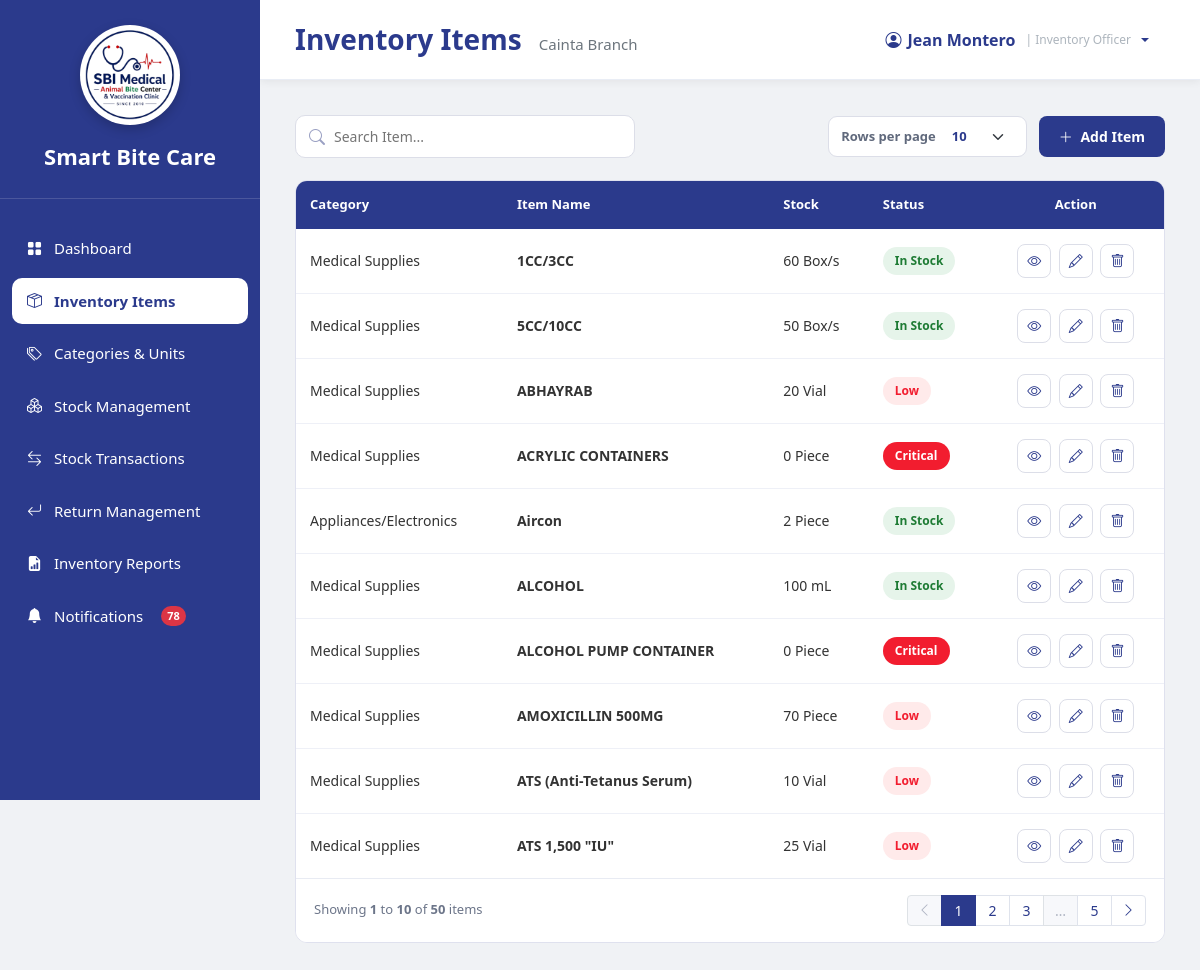
Screenshot of /InventoryOfficer_InventoryItems.php (signed in) with the database file from the repository.
### tables this page shows
CREATE TABLE `users` (
  `user_id` int(11) NOT NULL,
  `branch_id` varchar(10) DEFAULT NULL,
  `role_id` int(11) NOT NULL,
  `username` varchar(100) NOT NULL,
  `email` varchar(255) NOT NULL,
  `password` varchar(255) NOT NULL,
  `status` enum('Active','Inactive') DEFAULT 'Active',
  `created_at` timestamp NOT NULL DEFAULT current_timestamp(),
  `last_login` datetime DEFAULT NULL
);

CREATE TABLE `branches` (
  `branch_id` varchar(10) NOT NULL,
  `branch_name` varchar(150) NOT NULL,
  `branch_address` text DEFAULT NULL,
  `contact_number` varchar(30) DEFAULT NULL,
  `email` varchar(150) DEFAULT NULL,
  `status` enum('Active','Inactive') DEFAULT 'Active',
  `created_at` timestamp NOT NULL DEFAULT current_timestamp()
);

CREATE TABLE `inventory_items` (
  `item_id` int(11) NOT NULL,
  `category_id` int(11) NOT NULL,
  `unit_id` int(11) NOT NULL,
  `item_name` varchar(255) NOT NULL,
  `minimum_stock` int(11) DEFAULT 0,
  `description` text DEFAULT NULL,
  `is_forecastable` tinyint(1) NOT NULL DEFAULT 0,
  `is_consumable` tinyint(1) NOT NULL DEFAULT 1,
  `base_unit_label` varchar(30) DEFAULT NULL,
  `display_unit_label` varchar(30) DEFAULT NULL,
  `conversion_to_base` decimal(12,4) NOT NULL DEFAULT 1.0000
);

CREATE TABLE `inventory_categories` (
  `category_id` int(11) NOT NULL,
  `category_name` varchar(150) NOT NULL,
  `monitoring_frequency` enum('Daily','Weekly','Monthly') DEFAULT NULL
);

CREATE TABLE `units` (
  `unit_id` int(11) NOT NULL,
  `unit_name` varchar(100) NOT NULL
);

### InventoryOfficer_InventoryItems.php (the view, shortened to what the rows shown need)
<?php
require_once 'sources/db_connect.php';
function h($value)
{
    return htmlspecialchars(
        (string)$value,
        ENT_QUOTES,
        'UTF-8'
    );
}
$user_id = (int)$_SESSION['user_id'];
$username = 'Inventory Officer';
$branch_id = null;
$branch_name = 'No Branch Assigned';
$userQuery = "
    SELECT
        u.user_id,
        u.username,
        u.branch_id,
        b.branch_name
    FROM users u
    LEFT JOIN branches b
        ON u.branch_id = b.branch_id
    WHERE u.user_id = ?
      AND u.role_id = 5
    LIMIT 1
";
$userStmt = $conn->prepare($userQuery);
$userStmt->bind_param(
    "i",
    $user_id
);
$userStmt->execute();
$userResult = $userStmt->get_result();
if ($userResult->num_rows === 1) {
    $userData = $userResult->fetch_assoc();
    $username =
        $userData['username']
        ?? 'Inventory Officer';
    $branch_id =
        $userData['branch_id']
        ?? null;
    $branch_name =
        $userData['branch_name']
        ?? 'No Branch Assigned';
}
$search =
    trim(
        $_GET['search']
        ?? ''
    );
$allowed_per_page = [10, 25, 50, 100];
$per_page =
    filter_input(
        INPUT_GET,
        'per_page',
        FILTER_VALIDATE_INT
    );
if (
    $per_page === false ||
    $per_page === null ||
    !in_array($per_page, $allowed_per_page, true)
) {
    $per_page = 10;
}
$current_page =
    filter_input(
        INPUT_GET,
        'page',
        FILTER_VALIDATE_INT
    );
if (
    $current_page === false ||
    $current_page === null ||
    $current_page < 1
) {
    $current_page = 1;
}
$items = [];
if (!empty($branch_id)) {
    $offset =
        ($current_page - 1) *
        $per_page;
    $itemsSQL = "
        SELECT
            i.item_id,
            i.category_id,
            i.unit_id,
            i.item_name,
            i.minimum_stock,
            i.description,
            i.is_forecastable,
            c.category_name,
            u.unit_name,
            COALESCE(
                SUM(s.quantity_available),
                0
            ) AS quantity_available
        FROM inventory_items i
        INNER JOIN inventory_categories c
            ON i.category_id = c.category_id
        INNER JOIN units u
            ON i.unit_id = u.unit_id
        LEFT JOIN inventory_stocks s
            ON i.item_id = s.item_id
            AND s.branch_id = ?
        WHERE 1 = ?
    ";
    $params = [
        $branch_id,
        1
    ];
    $types = "si";
    $itemsSQL .= "
        GROUP BY
            i.item_id,
            i.category_id,
            i.unit_id,
            i.item_name,
            i.minimum_stock,
            i.description,
            i.is_forecastable,
            c.category_name,
            u.unit_name
        ORDER BY
            i.item_name ASC
        LIMIT ? OFFSET ?
    ";
    $params[] = $per_page;
    $params[] = $offset;
    $types .= 'ii';
    $itemsStmt =
        $conn->prepare($itemsSQL);
    if ($itemsStmt) {
        $itemsStmt->bind_param(
            $types,
            ...$params
        );
        $itemsStmt->execute();
        $itemsResult =
            $itemsStmt->get_result();
        while (
            $row =
            $itemsResult->fetch_assoc()
        ) {
            $quantity =
                (int)$row[
                    'quantity_available'
                ];
            $minimum =
                (int)$row[
                    'minimum_stock'
                ];
            $row[
                'quantity_available'
            ] = $quantity;
            if ($quantity <= 0) {
                $status =
                    'Critical';
                $statusClass =
                    'badge-critical';
            } elseif (
                $quantity < $minimum
            ) {
                $status =
                    'Low';
                $statusClass =
                    'badge-low';
            } else {
                $status =
                    'In Stock';
                $statusClass =
                    'badge-instock';
            }
            $row['status'] =
                $status;
            $row['status_class'] =
                $statusClass;
            $items[] =
                $row;
        }
    }
}
function itemStatusClass($status)
{
    switch ($status) {
        case 'Critical':
            return 'badge-critical';
        case 'Low':
            return 'badge-low';
        case 'In Stock':
            return 'badge-instock';
    }
}
?>
<!DOCTYPE html>
<html lang="en">
<head>
<link
    href="https://cdn.jsdelivr.net/npm/bootstrap@5.3.3/dist/css/bootstrap.min.css"
    rel="stylesheet"
>
<link
    rel="stylesheet"
    href="https://cdn.jsdelivr.net/npm/bootstrap-icons@1.11.3/font/bootstrap-icons.min.css"
>
<link
    rel="stylesheet"
    href="sidebar.css"
>
</head>
<body>
<div class="main">
    <div class="topbar">
        <h3>
            Inventory Items
            <small>
                <?php echo h($branch_name); ?>
            </small>
        </h3>
        <div class="dropdown">
            <button class="profile dropdown-toggle border-0 bg-transparent px-3 py-2 rounded-3"
                    type="button" id="inventoryOfficerProfileMenu"
                    data-bs-toggle="dropdown" aria-expanded="false">
                <i class="bi bi-person-circle"></i>
                <span><?php echo h($username); ?></span>
                <span class="role-label">| Inventory Officer</span>
            </button>
        </div>
    </div>
    <div class="page-body">
        <div class="table-wrap">
            <table class="table data-table">
                <thead>
                    <tr>
                        <th>
                            Category
                        </th>
                        <th>
                            Item Name
                        </th>
                        <th>
                            Stock
                        </th>
                        <th>
                            Status
                        </th>
                        <th class="text-center">
                            Action
                        </th>
                    </tr>
                </thead>
                <tbody>
                <?php if (empty($items)): ?>
                    <tr>
                        <td
                            colspan="5"
                            class="empty-state"
                        >
                            <?php if ($search !== ''): ?>
                                No inventory items found
                                matching
                                "<strong><?php echo h($search); ?></strong>".
                            <?php elseif (empty($branch_id)): ?>
                                Your account has no branch assigned.
                            <?php else: ?>
                                No inventory items found.
                            <?php endif; ?>
                        </td>
                    </tr>
                <?php else: ?>
                    <?php foreach ($items as $item): ?>
                        <tr>
                            <td>
                                <?php
                                echo h(
                                    $item['category_name']
                                );
                                ?>
                            </td>
                            <td>
                                <strong>
                                    <?php
                                    echo h(
                                        $item['item_name']
                                    );
                                    ?>
                                </strong>
                            </td>
                            <td>
                                <?php
                                echo h(
                                    $item[
                                        'quantity_available'
                                    ]
                                );
                                ?>
                                <?php
                                echo h(
                                    $item[
                                        'unit_name'
                                    ]
                                );
                                ?>
                            </td>
                            <td>
                                <span
                                    class="badge-status <?php
                                    echo h(
                                        itemStatusClass(
                                            $item['status']
                                        )
                                    );
                                    ?>"
                                >
                                    <?php
                                    echo h(
                                        $item['status']
                                    );
                                    ?>
                                </span>
                            </td>
                            <td class="text-center">
                                <button
                                    type="button"
                                    class="action-btn"
                                    title="View Item"
                                    onclick='viewItem(
                                        <?php
                                        echo json_encode(
                                            [
                                                'item_id' =>
                                                    (int)$item['item_id'],
                                                'category_id' =>
                                                    (int)$item['category_id'],
                                                'category_name' =>
                                                    $item['category_name'],
                                                'unit_id' =>
                                                    (int)$item['unit_id'],
                                                'unit_name' =>
                                                    $item['unit_name'],
                                                'item_name' =>
                                                    $item['item_name'],
                                                'minimum_stock' =>
                                                    (int)$item['minimum_stock'],
                                                'description' =>
                                                    $item['description'],
                                                'is_forecastable' =>
                                                    (int)$item['is_forecastable'],
                                                'quantity_available' =>
                                                    (int)$item['quantity_available'],
                                                'status' =>
                                                    $item['status'],
                                                'stock_batches' =>
                                                    $item['stock_batches']
                                                    ?? []
                                            ],
                                            JSON_HEX_TAG |
                                            JSON_HEX_APOS |
                                            JSON_HEX_QUOT |
                                            JSON_HEX_AMP
                                        );
                                        ?>
                                    )'
                                >
                                    <i class="bi bi-eye"></i>
                                </button>
                                <button
                                    type="button"
                                    class="action-btn"
                                    title="Edit Item"
                                    onclick='editItem(
                                        <?php
                                        echo json_encode(
                                            [
                                                'item_id' =>
                                                    (int)$item['item_id'],
                                                'category_id' =>
                                                    (int)$item['category_id'],
                                                'unit_id' =>
                                                    (int)$item['unit_id'],
                                                'item_name' =>
                                                    $item['item_name'],
                                                'minimum_stock' =>
                                                    (int)$item['minimum_stock'],
                                                'description' =>
                                                    $item['description'],
                                                'is_forecastable' =>
                                                    (int)$item['is_forecastable']
                                            ],
                                            JSON_HEX_TAG |
                                            JSON_HEX_APOS |
                                            JSON_HEX_QUOT |
                                            JSON_HEX_AMP
                                        );
                                        ?>
                                    )'
                                >
                                    <i class="bi bi-pencil"></i>
                                </button>
                                <form
                                    method="POST"
                                    action="<?php echo h($_SERVER['PHP_SELF']); ?>"
                                    style="display: inline;"
                                    onsubmit="return openDeleteConfirmation(
                                        this,
                                        'Are you sure you want to delete this inventory item?'
                                    );"
                                >
                                    <button
                                        type="submit"
                                        class="action-btn delete"
                                        title="Delete Item"
                                    >
                                        <i class="bi bi-trash"></i>
                                    </button>
                                </form>
                            </td>
                        </tr>
                    <?php endforeach; ?>
                <?php endif; ?>
                </tbody>
            </table>
        </div>
    </div>
</div>
</body>
</html>

### rows the page displays
users: branch.branch_name "Cainta Branch", username "Jean Montero"
inventory_items: category.category_name "Medical Supplies", item_name "1CC/3CC", item "60", unit.unit_name "Box/s", status "In Stock"
inventory_items: category.category_name "Medical Supplies", item_name "5CC/10CC", item "50", unit.unit_name "Box/s", status "In Stock"
inventory_items: category.category_name "Medical Supplies", item_name "ABHAYRAB", item "20", unit.unit_name "Vial", status "Low"
inventory_items: category.category_name "Medical Supplies", item_name "ACRYLIC CONTAINERS", item "0", unit.unit_name "Piece", status "Critical"
inventory_items: category.category_name "Appliances/Electronics", item_name "Aircon", item "2", unit.unit_name "Piece", status "In Stock"
inventory_items: category.category_name "Medical Supplies", item_name "ALCOHOL", item "100", unit.unit_name "mL", status "In Stock"
inventory_items: category.category_name "Medical Supplies", item_name "ALCOHOL PUMP CONTAINER", item "0", unit.unit_name "Piece", status "Critical"
inventory_items: category.category_name "Medical Supplies", item_name "AMOXICILLIN 500MG", item "70", unit.unit_name "Piece", status "Low"
inventory_items: category.category_name "Medical Supplies", item_name "ATS (Anti-Tetanus Serum)", item "10", unit.unit_name "Vial", status "Low"
inventory_items: category.category_name "Medical Supplies", item_name "ATS 1,500 \"IU\"", item "25", unit.unit_name "Vial", status "Low"

### other values shown
$notification_count "78"
$offset + 1 "1"
min($offset + $per_page, $total_items) "10"
$total_items "50"
$total_pages "5"
form field per_page "10"
